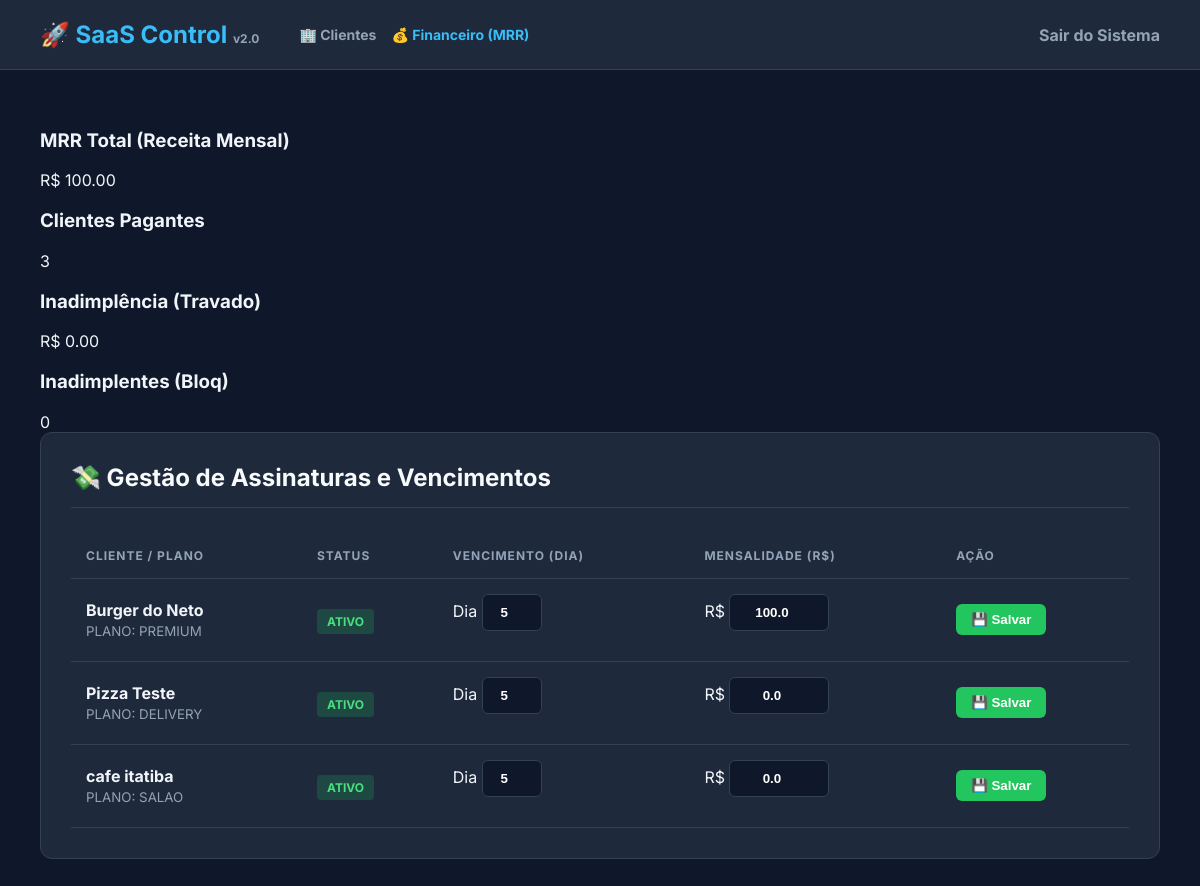
/superadmin/financeiro (signed in), run on the app's committed database.
### tables this page shows
CREATE TABLE restaurantes (
        id INTEGER PRIMARY KEY AUTOINCREMENT,
        nome TEXT NOT NULL,
        slug TEXT UNIQUE NOT NULL,
        cor_tema TEXT DEFAULT '#e67e22',
        status TEXT DEFAULT 'ativo'
    , logo TEXT, fundo_imagem TEXT, tema_kds TEXT DEFAULT 'dark', taxa_servico REAL DEFAULT 0.0, cor_fundo TEXT DEFAULT '#f4f4f4', cor_card TEXT DEFAULT '#ffffff', cor_texto TEXT DEFAULT '#2c3e50', cor_texto_botao TEXT DEFAULT '#ffffff', plano TEXT DEFAULT 'basico', valor_plano REAL DEFAULT 0.0, dia_vencimento INTEGER DEFAULT 5, chave_pix TEXT, telefone_whatsapp TEXT);

### routes/superadmin.py (the view)
@superadmin_bp.route("/superadmin/financeiro")
@superadmin_required
def painel_financeiro_saas():
    conexao = sqlite3.connect("Autoatendimento.db")
    cursor = conexao.cursor()
    cursor.execute('''
        SELECT id, nome, plano, status, valor_plano, dia_vencimento
        FROM restaurantes
        ORDER BY dia_vencimento ASC
    ''')
    clientes = cursor.fetchall()
    conexao.close()
    mrr_total = 0.0
    valor_inadimplente = 0.0
    qtd_ativos = 0
    qtd_bloqueados = 0
    for c in clientes:
        status = c[3]
        valor = c[4] or 0.0
        if status == 'ativo':
            mrr_total += valor
            qtd_ativos += 1
        else:
            valor_inadimplente += valor
            qtd_bloqueados += 1
    return render_template("super_financeiro.html",
                           clientes=clientes,
                           mrr_total=mrr_total,
                           valor_inadimplente=valor_inadimplente,
                           qtd_ativos=qtd_ativos,
                           qtd_bloqueados=qtd_bloqueados)

### routes/superadmin.py (called while the page is built)
def superadmin_required(f):
    @wraps(f)
    def decorated_function(*args, **kwargs):
        if session.get('tipo') != 'superadmin':
            flash("Acesso restrito ao Administrador do SaaS.", "danger")
            return redirect(url_for('auth.login'))
        return f(*args, **kwargs)
    return decorated_function

### templates/super_financeiro.html (shortened to what this page needs)
<!DOCTYPE html>
<html lang="pt-BR">
<head>
    <link rel="stylesheet" href="{{ url_for('static', filename='css/superadmin.css') }}">
</head>
<body>
    <header class="sidebar">
        <div style="display: flex; align-items: center; gap: 20px;">
            <h1>🚀 SaaS Control <small style="font-size: 12px; color: #94a3b8;">v2.0</small></h1>
            <nav style="display: flex; gap: 15px; margin-left: 20px;">
                <a href="/superadmin" style="color: #94a3b8; text-decoration: none; font-weight: bold; font-size: 14px;">🏢 Clientes</a>
                <a href="/superadmin/financeiro" style="color: #38bdf8; text-decoration: none; font-weight: bold; font-size: 14px;">💰 Financeiro (MRR)</a>
            </nav>
        </div>
        <a href="/logout" class="btn-sair">Sair do Sistema</a>
    </header>
    <div class="container">
        <div class="grid-stats">
            <div class="card-stat card-mrr">
                <h3>MRR Total (Receita Mensal)</h3>
                <div class="valor">R$ {{ "%.2f"|format(mrr_total) }}</div>
            </div>
            <div class="card-stat card-ativos">
                <h3>Clientes Pagantes</h3>
                <div class="valor">{{ qtd_ativos }}</div>
            </div>
            <div class="card-stat card-inad">
                <h3>Inadimplência (Travado)</h3>
                <div class="valor">R$ {{ "%.2f"|format(valor_inadimplente) }}</div>
            </div>
            <div class="card-stat card-bloq">
                <h3>Inadimplentes (Bloq)</h3>
                <div class="valor">{{ qtd_bloqueados }}</div>
            </div>
        </div>
        <div class="box">
            <h2>💸 Gestão de Assinaturas e Vencimentos</h2>
            <table>
                <thead>
                    <tr>
                        <th>Cliente / Plano</th>
                        <th>Status</th>
                        <th>Vencimento (Dia)</th>
                        <th>Mensalidade (R$)</th>
                        <th>Ação</th>
                    </tr>
                </thead>
                <tbody>
                    {% for c in clientes %}
                    <tr>
                        <td>
                            <strong>{{ c[1] }}</strong><br>
                            <small style="color: #94a3b8; text-transform: uppercase;">PLANO: {{ c[2] }}</small>
                        </td>
                        <td>
                            {% if c[3] == 'ativo' %}
                                <span class="badge badge-ativo">Ativo</span>
                            {% else %}
                                <span class="badge badge-bloqueado">Bloqueado</span>
                            {% endif %}
                        </td>
                        <form action="/superadmin/editar_financeiro/{{ c[0] }}" method="POST">
                            <td>
                                Dia <input type="number" name="dia_vencimento" class="input-fin" value="{{ c[5] if c[5] else 5 }}" min="1" max="31" style="width: 60px;">
                            </td>
                            <td>
                                R$ <input type="number" name="valor_plano" class="input-fin" value="{{ c[4] if c[4] else 0.0 }}" step="0.01" style="width: 100px;">
                            </td>
                            <td>
                                <button type="submit" class="btn-salvar">💾 Salvar</button>
                            </td>
                        </form>
                    </tr>
                    {% endfor %}
                </tbody>
            </table>
        </div>
    </div>
</body>
</html>

### static/css/superadmin.css (style rules this page uses)
body { font-family: 'Inter', sans-serif; background-color: #0f172a; color: #f1f5f9; margin: 0; padding: 0; }
.sidebar { background-color: #1e293b; padding: 20px 40px; display: flex; justify-content: space-between; align-items: center; border-bottom: 1px solid #334155; }
.sidebar h1 { margin: 0; font-size: 24px; color: #38bdf8; }
.btn-sair { color: #94a3b8; text-decoration: none; font-weight: bold; }
.container { padding: 40px; max-width: 1200px; margin: 0 auto; }
.box { background-color: #1e293b; padding: 30px; border-radius: 12px; border: 1px solid #334155; margin-bottom: 30px; }
.box h2 { margin-top: 0; border-bottom: 1px solid #334155; padding-bottom: 15px; margin-bottom: 25px; color: #f8fafc; }
table { width: 100%; border-collapse: collapse; }
th, td { padding: 15px; text-align: left; border-bottom: 1px solid #334155; }
th { color: #94a3b8; font-size: 12px; text-transform: uppercase; letter-spacing: 1px; }
.badge { padding: 5px 10px; border-radius: 4px; font-size: 12px; font-weight: bold; text-transform: uppercase; }
.badge-ativo { background: rgba(34, 197, 94, 0.2); color: #4ade80; }
.btn-salvar { background: #22c55e; color: white; padding: 8px 15px; border-radius: 6px; border: none; font-weight: bold; cursor: pointer; }
input, select { width: 100%; padding: 12px; margin-bottom: 15px; background: #0f172a; border: 1px solid #334155; border-radius: 6px; color: white; box-sizing: border-box; }
.input-fin { width: 100%; padding: 10px; background: #0f172a; border: 1px solid #334155; border-radius: 6px; color: white; text-align: center; font-weight: bold; }

### data on the page
restaurantes: nome "Burger do Neto", plano "PREMIUM", status "ATIVO", dia_vencimento "5", valor_plano "100.0"
restaurantes: nome "Pizza Teste", plano "DELIVERY", status "ATIVO", dia_vencimento "5", valor_plano "0.0"
restaurantes: nome "cafe itatiba", plano "SALAO", status "ATIVO", dia_vencimento "5", valor_plano "0.0"

### other printed values
{{ "%.2f"|format(mrr_total) }} "100.00"
{{ qtd_ativos }} "3"
{{ "%.2f"|format(valor_inadimplente) }} "0.00"
{{ qtd_bloqueados }} "0"
